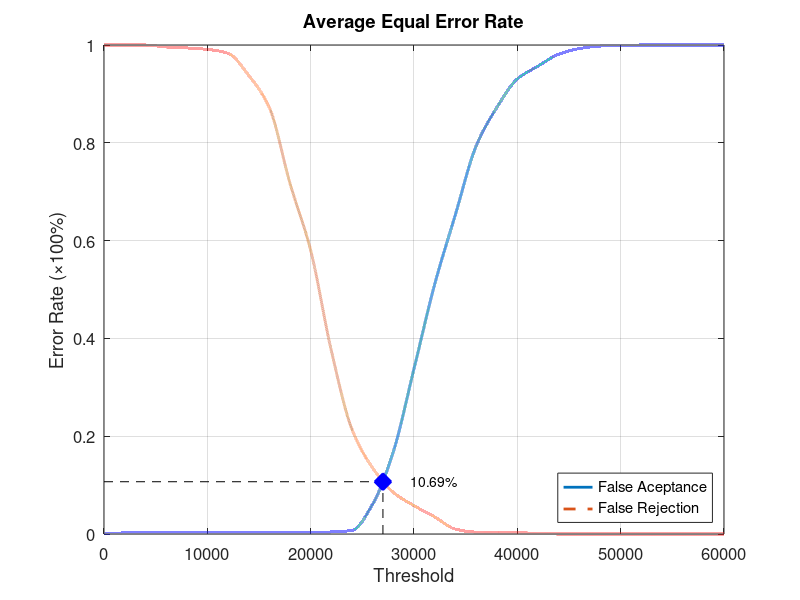
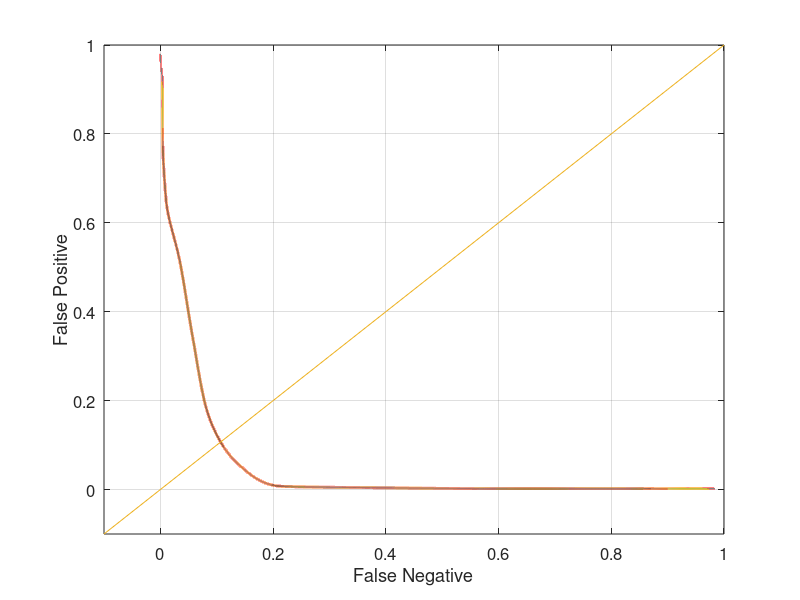

MATLAB code for these plots, in order:
function yEER = Database2Average
close all;
clear;
clc;
x = 0:2000:60000;
xq = 0:0.5:60000;

y0 = [0 0.00210526 0.00210526 0.00210526 0.00210526 0.00210526 0.00210526 0.00210526 0.00210526 0.00210526 0.00210526 0.00421053 0.00736842 0.0610526 0.168421 0.337895 0.510526 0.652632 0.792632 0.871579 0.930526 0.956842 0.981053 0.992632 0.997895 0.998947 1 1 1 1 1];
yy0 = interp1(x, y0, xq, 'pchip');
y1 = [1 1 1 0.996 0.994 0.991 0.983 0.938 0.872 0.717 0.58 0.375 0.214 0.135 0.085 0.058 0.035 0.01 0.004 0.004 0.003 0.001 0 0 0 0 0 0 0 0 0];
yy1 = interp1(x, y1, xq, 'pchip');

% Calculating EER: 
y2 = abs(y0 - y1);
find(y2 == min(y2))
yy2 = abs(yy0 - yy1);
xEER = find(yy2 == min(yy2));
xEERIndex = xq(xEER) % X-axis EER
yEER = yy0(xEER) % Y-axis EER

main = figure
plot(xq, yy0,'-','LineWidth', 2);	hold on
plot(xq, yy1,'--','LineWidth', 2);	hold on
plot([xEERIndex xEERIndex], [0 yEER], 'k--');	hold on
plot([0 xEERIndex], [yEER yEER], 'k--');	hold on
plot(xEERIndex, yEER, 'bx', 'LineWidth', 10);	hold on
text(xEERIndex + 10 * xEERIndex / 100, yEER, [num2str(round((10000 * yEER)) / 100) '%'])
legend('False Aceptance', 'False Rejection', 'Location', 'SouthEast')
xlabel('Threshold')
ylabel('Error Rate (\times100%)')
title('Average Equal Error Rate')
set(gca, 'FontSize', 12)
axis([0 60000 0 1])
grid on

print(main, 'Database2AverageMain', '-dpng');
FNRxFPR = figure('Color', [1 1 1]);
plot(yy1, yy0, '-', yy1, yy0, 'LineWidth', 2);
hold on
y = -0.1:0.1:1
plot(y, y); 
set(gca, 'FontSize', 12)
xlabel('False Negative')
ylabel('False Positive')
axis([-0.1 1 -0.1 1])
set(gca, 'FontSize', 12)
grid on

print(FNRxFPR, 'Database2AverageFNRxFPR','-dpng');
end
